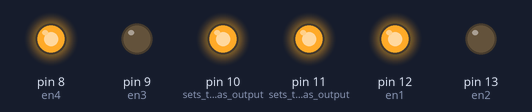
The sketch below on a simulated Arduino Uno, built with avr-gcc and run on an emulated ATmega328P. Shown: output pins drawn as LEDs (lit = HIGH).

Above: at 0.5 s.
At 1.5 s:
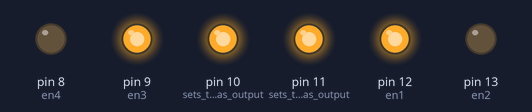
At 2.5 s:
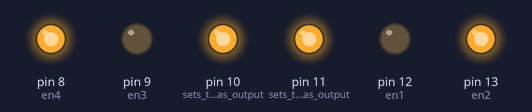
At 3.5 s:
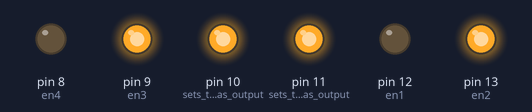
Timing chart, 0 to 5.2 s (numbered marks = the images above):
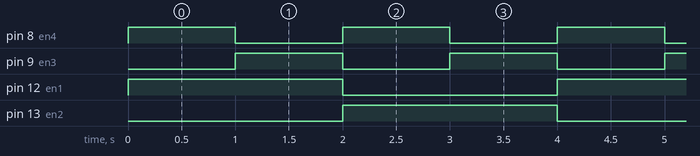

Measured:
- by itself, pin 8 (en4), pin 9 (en3): alternates HIGH for 1.0 s and LOW for 1.0 s
- by itself, pin 12 (en1), pin 13 (en2): alternates HIGH for 2.0 s and LOW for 2.0 s
- by itself, everything shown: repeats every 4.0 s, in 4 steps

The sketch:

MotoMamaTest.ino
```cpp
int en1 = 12;
int en4 = 8;
int en2 = 13;
int en3 = 9;

void setup()
{
  pinMode(11, OUTPUT);   // sets the pin as output
  pinMode(12, OUTPUT);   // sets the pin as output
  pinMode(13, OUTPUT);   // sets the pin as output
  pinMode(8, OUTPUT);   // sets the pin as output
  pinMode(9, OUTPUT);   // sets the pin as output
  pinMode(10, OUTPUT);   // sets the pin as output

  analogWrite(11, 1023);
  analogWrite(10, 1023);
}

void loop()
{
  digitalWrite(en1,HIGH);
  digitalWrite(en4,HIGH);
  digitalWrite(en2,LOW);
  digitalWrite(en3,LOW);

  delay(1000);

  digitalWrite(en1,HIGH);
  digitalWrite(en4,LOW);
  digitalWrite(en2,LOW);
  digitalWrite(en3,HIGH);

  delay(1000);

  digitalWrite(en1,LOW);
  digitalWrite(en4,HIGH);
  digitalWrite(en2,HIGH);
  digitalWrite(en3,LOW);

  delay(1000);

  digitalWrite(en1,LOW);
  digitalWrite(en4,LOW);
  digitalWrite(en2,HIGH);
  digitalWrite(en3,HIGH);

  delay(1000);
}
```
